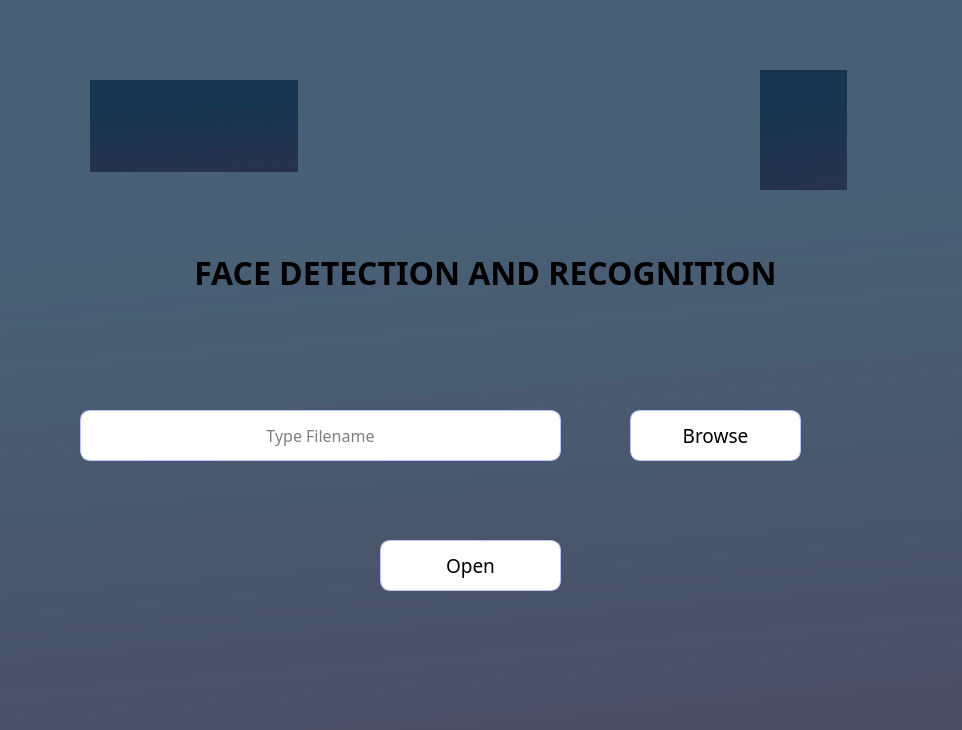
<?xml version="1.0" encoding="UTF-8"?>
<ui version="4.0">
 <class>Dialog</class>
 <widget class="QDialog" name="Dialog">
  <property name="geometry">
   <rect>
    <x>0</x>
    <y>0</y>
    <width>962</width>
    <height>730</height>
   </rect>
  </property>
  <property name="windowTitle">
   <string>Dialog</string>
  </property>
	 <widget class="QPushButton" name="browse_button">
		 <property name="geometry">
			 <rect>
				 <x>630</x>
				 <y>410</y>
				 <width>171</width>
				 <height>51</height>
			 </rect>
		 </property>
		 <property name="font">
			 <font>
				 <family>Sitka</family>
				 <pointsize>14</pointsize>
			 </font>
		 </property>
		 <property name="styleSheet">
			 <string notr="true">
				 background-color: rgba(243, 224, 255,1);
				 background-color: rgba(255, 255, 255,1);
				 color: rgb(0,0,0);
				 border-radius: 10px;
				 border:1px solid rgb(188, 193, 255);
			 </string>
		 </property>
		 <property name="text">
			 <string>Browse</string>
		 </property>
	 </widget>
	 <widget class="QPushButton" name="open_button">
		 <property name="geometry">
			 <rect>
				 <x>380</x>
				 <y>540</y>
				 <width>181</width>
				 <height>51</height>
			 </rect>
		 </property>
		 <property name="font">
			 <font>
				 <family>Sitka</family>
				 <pointsize>14</pointsize>
			 </font>
		 </property>
		 <property name="styleSheet">
			 <string notr="true">
				 background-color: rgba(255, 255, 255,1);
				 color: rgb(0,0,0);
				 border-radius: 10px;
				 border:1px solid rgb(188, 193, 255);
			 </string>
		 </property>
		 <property name="text">
			 <string>Open</string>
		 </property>
	 </widget>

	 <widget class="QWidget" name="bg" native="true">
   <property name="geometry">
    <rect>
     <x>-30</x>
     <y>0</y>
     <width>1001</width>
     <height>731</height>
    </rect>
   </property>
   <property name="font">
    <font>
     <family>Sitka</family>
     <pointsize>24</pointsize>
     <weight>75</weight>
     <bold>true</bold>
    </font>
   </property>
   <property name="styleSheet">
    <string notr="true">background-color: qlineargradient(spread:pad, x1:0.968, y1:0.948864, x2:0.884211, y2:0.228, stop:0 rgba(33, 39, 68, 0.8) stop:1 rgba(0, 35, 65, 0.7));</string>
   </property>
   <widget class="QLabel" name="tifr_logo">
    <property name="geometry">
     <rect>
      <x>120</x>
      <y>80</y>
      <width>208</width>
      <height>92</height>
     </rect>
    </property>
    <property name="font">
     <font>
      <family>Sitka</family>
      <pointsize>24</pointsize>
      <weight>75</weight>
      <bold>true</bold>
     </font>
    </property>
    <property name="text">
     <string/>
    </property>
    <property name="pixmap">
     <pixmap>tifr_logo.png</pixmap>
    </property>
    <property name="scaledContents">
     <bool>true</bool>
    </property>
   </widget>
   <widget class="QLabel" name="vesit_logo">
    <property name="geometry">
     <rect>
      <x>790</x>
      <y>70</y>
      <width>87</width>
      <height>120</height>
     </rect>
    </property>
    <property name="font">
     <font>
      <family>Sitka</family>
      <pointsize>24</pointsize>
      <weight>75</weight>
      <bold>true</bold>
     </font>
    </property>
    <property name="text">
     <string/>
    </property>
    <property name="pixmap">
     <pixmap>vesit_logo.png</pixmap>
    </property>
    <property name="scaledContents">
     <bool>true</bool>
    </property>
   </widget>
   <widget class="QLineEdit" name="browse_line">
		  <property name="geometry">
			  <rect>
				  <x>110</x>
				  <y>410</y>
				  <width>481</width>
				  <height>51</height>
			  </rect>
		  </property>
		  <property name="font">
			  <font>
				  <family>Sitka</family>
				  <pointsize>12</pointsize>
			  </font>
		  </property>
		  <property name="styleSheet">
			  <string notr="true">
				  background-color: rgba(255, 255, 255, 1);
				  color: rgb(0, 0, 0);

				  border-radius: 10px;
				  border:1px solid rgb(188, 193, 255);
			  </string>
		  </property>
		  <property name="text">
			  <string/>
		  </property>
		  <property name="alignment">
			  <set>Qt::AlignCenter</set>
		  </property>
		  <property name="placeholderText">
			  <string>Type Filename</string>
		  </property>
	  </widget>

    <widget class="QLabel" name="title">
    <property name="geometry">
     <rect>
      <x>140</x>
      <y>250</y>
      <width>751</width>
      <height>51</height>
     </rect>
    </property>
    <property name="font">
     <font>
      <family>Sitka</family>
      <pointsize>24</pointsize>
      <weight>75</weight>
      <bold>true</bold>
     </font>
    </property>
    <property name="styleSheet">
     <string notr="true">background-color: rgba(6, 6, 6, 0);</string>
    </property>
    <property name="text">
     <string>FACE DETECTION AND RECOGNITION</string>
    </property>
    <property name="alignment">
     <set>Qt::AlignHCenter|Qt::AlignTop</set>
    </property>
   </widget>
  </widget>
	 <zorder>browse_button</zorder>
	 <zorder>open_button</zorder>
	 
 </widget>
 <resources/>
 <connections/>
</ui>
